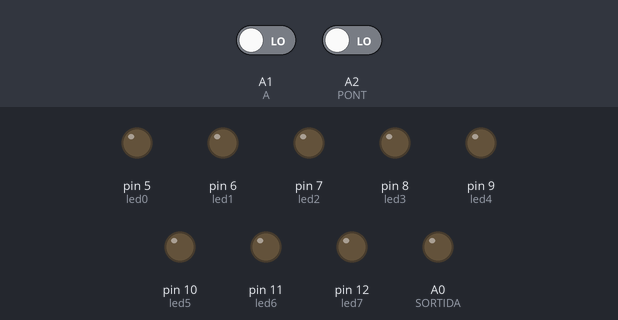
A sketch run on a simulated Arduino Uno, built with avr-gcc and run on an emulated ATmega328P. On the bench: output pins drawn as LEDs (lit = HIGH). Inputs (shaded band) come from the test bench; at power-on: A1 (A) LOW, A2 (PONT) LOW.

Above: at 1.2 s.
1.3 s: A1 (A) driven HIGH
At 2.1 s:
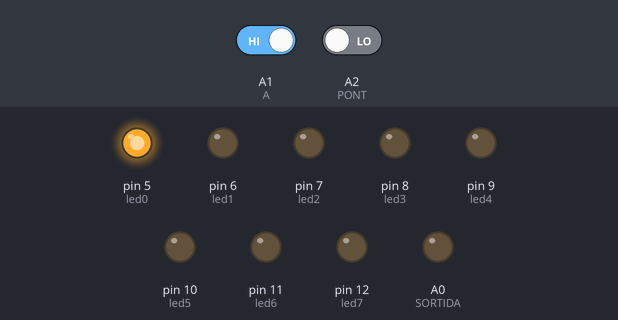
10.3 s: A1 (A) driven LOW
At 10.8 s:
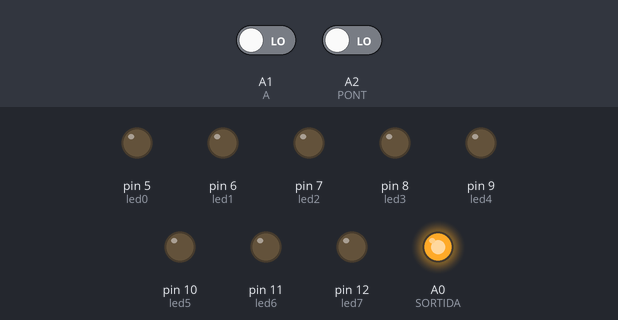
12.8 s: A2 (PONT) driven HIGH
At 14.6 s:
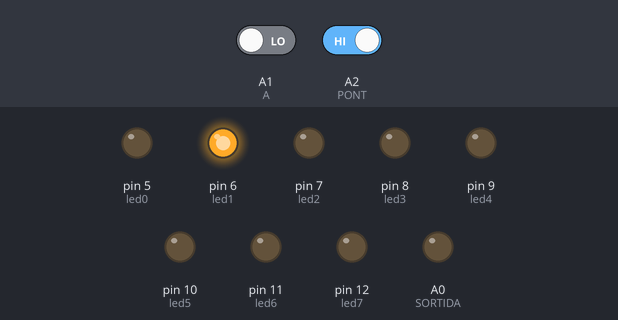
Timing chart, 0 to 21.8 s (numbered marks = the images above; inputs shaded):
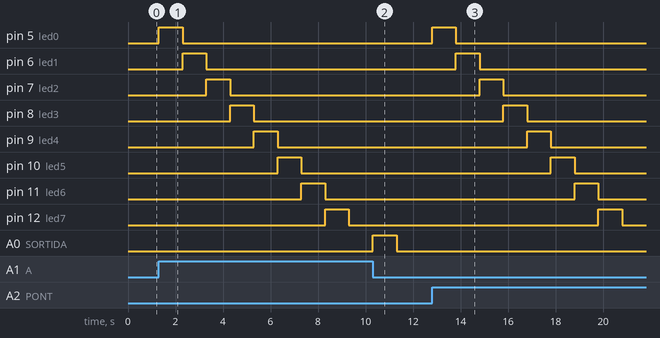

Measured:
- after the input at 1.3 s, pin 5 (led0): LOW → HIGH at once, → LOW 1.0 s later; pin 6 (led1): LOW → HIGH after 1.0 s, → LOW 1.0 s later; pin 7 (led2): LOW → HIGH after 2.0 s, → LOW 1.0 s later; pin 8 (led3): LOW → HIGH after 3.0 s, → LOW 1.0 s later; pin 9 (led4): LOW → HIGH after 4.0 s, → LOW 1.0 s later
- after the input at 10.3 s, pin 5 (led0): stays LOW (without the input it goes to HIGH after 1.0 s); pin 6 (led1): stays LOW (without the input it goes to HIGH after 2.0 s)
- after the input at 12.8 s, pin 5 (led0): LOW → HIGH at once, → LOW 1.0 s later; pin 6 (led1): LOW → HIGH after 1.0 s, → LOW 1.0 s later; pin 7 (led2): LOW → HIGH after 2.0 s, → LOW 1.0 s later; pin 8 (led3): LOW → HIGH after 3.0 s, → LOW 1.0 s later; pin 9 (led4): LOW → HIGH after 4.0 s, → LOW 1.0 s later

The sketch:

EX_ARDUINO.ino
```cpp
/**********************************************************************************
**                                                                               **
**                              Array de 8 LEDs                                  **
**                                                                               **
**********************************************************************************/
//********** Includes *************************************************************
//********** Variables ************************************************************
 const int A = A1 ;          // donar nom al pin 4 de l’Arduino
 const int led0 = 5;          // donar nom al pin 5 de l’Arduino
 const int led1 = 6;          // donar nom al pin 6 de l’Arduino
 const int led2 = 7;          // donar nom al pin 7 de l’Arduino
 const int led3 = 8;          // donar nom al pin 8 de l’Arduino
 const int led4 = 9;          // donar nom al pin 9 de l’Arduino
 const int led5 = 10;         // donar nom al pin 10 de l’Arduino
 const int led6 = 11;         // donar nom al pin 11 de l’Arduino
 const int led7 = 12;         // donar nom al pin 12 de l’Arduino
 const int SORTIDA = A0;
 const int PONT = A2;


//********** Setup ****************************************************************
void setup()
{
  pinMode(led0, OUTPUT);     // definir el pin 5 com una sortida
  pinMode(led1, OUTPUT);     // definir el pin 6 com una sortida
  pinMode(led2, OUTPUT);     // definir el pin 7 com una sortida
  pinMode(led3, OUTPUT);     // definir el pin 8 com una sortida
  pinMode(led4, OUTPUT);     // definir el pin 9 com una sortida
  pinMode(led5, OUTPUT);     // definir el pin 10 com una sortida
  pinMode(led6, OUTPUT);     // definir el pin 11 com una sortida
  pinMode(led7, OUTPUT);     // definir el pin 12 com una sortida
  pinMode(SORTIDA, OUTPUT);     // definir el pin 13 com una sortida
  pinMode(A, INPUT);     // definir el pin 5 com una sortida
  pinMode(PONT, INPUT);
  digitalWrite(SORTIDA , LOW);
}
//********** Loop *****************************************************************
void loop()
{
  if ( digitalRead(A ) == 1)
  {
    digitalWrite(led0, HIGH);      // posar a 5V el pin 5

   delay (1000);

  digitalWrite(led1, HIGH);     // posar a 5V el pin 6
  digitalWrite(led0, LOW);      // posar a 5V el pin 5

    delay (1000);

  digitalWrite(led2, HIGH);     // posar a 5V el pin 7
  digitalWrite(led1, LOW);     // posar a 5V el pin 6

  delay (1000);

  digitalWrite(led3, HIGH);     // posar a 5V el pin 8
  digitalWrite(led2, LOW);     // posar a 5V el pin 7

   delay (1000);

  digitalWrite(led4, HIGH);     // posar a 5V el pin 9
  digitalWrite(led3, LOW);     // posar a 5V el pin 8

   delay (1000);

  digitalWrite(led5, HIGH);     // posar a 5V el pin 10
  digitalWrite(led4, LOW);     // posar a 5V el pin 9

    delay (1000);

  digitalWrite(led6, HIGH);     // posar a 5V el pin 11
  digitalWrite(led5, LOW);     // posar a 5V el pin 10

  delay (1000);


  digitalWrite(led7, HIGH);     // posar a 5V el pin 12
  digitalWrite(led6, LOW);     // posar a 5V el pin 11

  delay (1000);

  digitalWrite(led7, LOW);     // posar a 5V el pin 12


    delay (1000);

   digitalWrite(SORTIDA, HIGH);     // posar a 5V el pin A0

   delay (1000);

   digitalWrite(SORTIDA, LOW);     // posar a 5V el pin A0

  }
  else
{
 if ( digitalRead(PONT ) == 1)
  {


  digitalWrite(led0, HIGH);      // posar a 5V el pin 5

   delay (1000);

  digitalWrite(led1, HIGH);     // posar a 5V el pin 6
  digitalWrite(led0, LOW);      // posar a 5V el pin 5

    delay (1000);

  digitalWrite(led2, HIGH);     // posar a 5V el pin 7
  digitalWrite(led1, LOW);     // posar a 5V el pin 6

  delay (1000);

  digitalWrite(led3, HIGH);     // posar a 5V el pin 8
  digitalWrite(led2, LOW);     // posar a 5V el pin 7

   delay (1000);

  digitalWrite(led4, HIGH);     // posar a 5V el pin 9
  digitalWrite(led3, LOW);     // posar a 5V el pin 8

   delay (1000);

  digitalWrite(led5, HIGH);     // posar a 5V el pin 10
  digitalWrite(led4, LOW);     // posar a 5V el pin 9

    delay (1000);

  digitalWrite(led6, HIGH);     // posar a 5V el pin 11
  digitalWrite(led5, LOW);     // posar a 5V el pin 10

  delay (1000);


  digitalWrite(led7, HIGH);     // posar a 5V el pin 12
  digitalWrite(led6, LOW);     // posar a 5V el pin 11

  delay (1000);

  digitalWrite(led7, LOW);     // posar a 5V el pin 12


    delay (1000);

   digitalWrite(SORTIDA, HIGH);     // posar a 5V el pin A0

   delay (1000);

   digitalWrite(SORTIDA, LOW);     // posar a 5V el pin A0
}

}}


//********** Funcions *************************************************************
```
